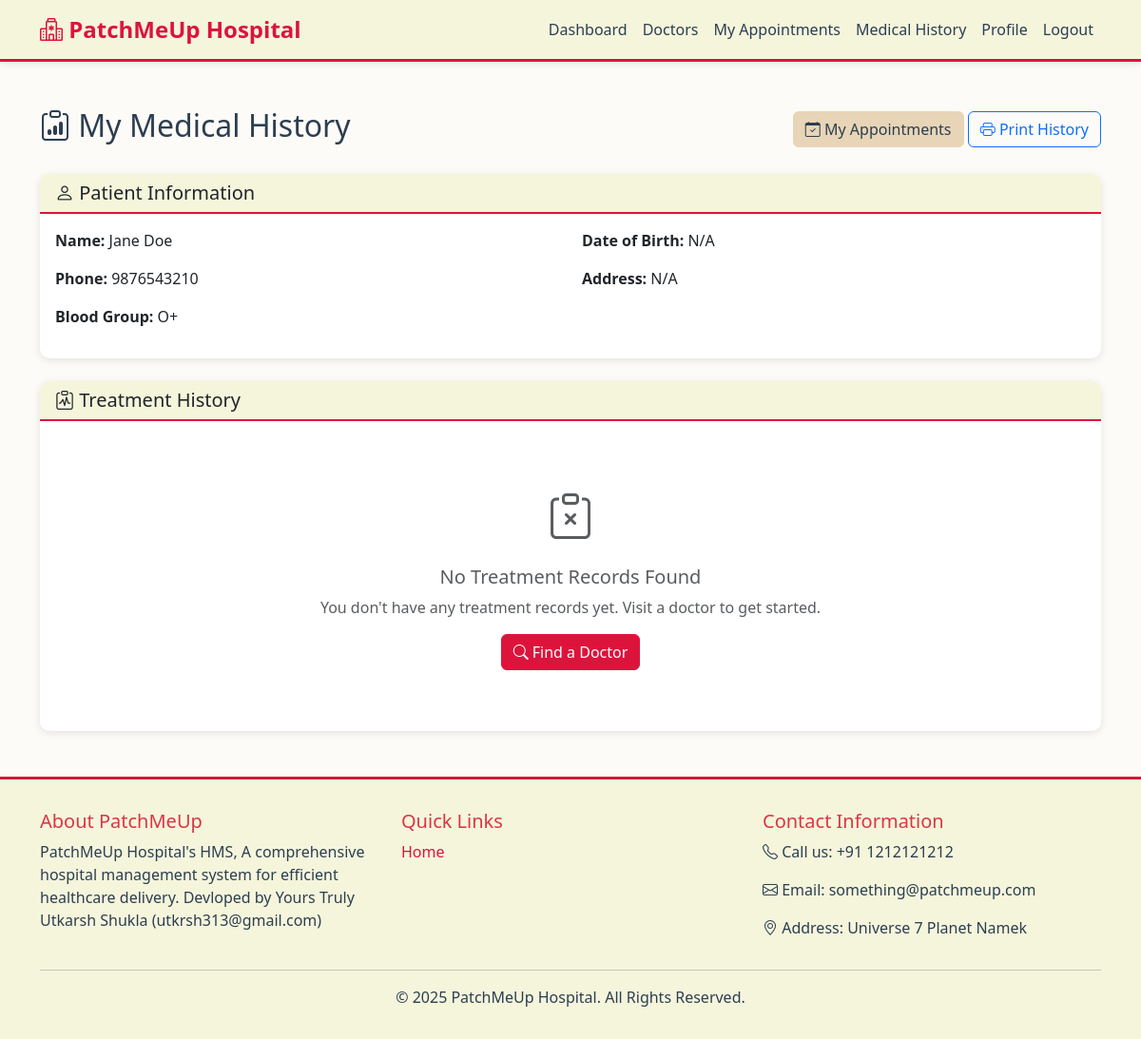
The page /patient/medical-history (signed in) on the database its author committed.
### app/models/patient.py (models this page shows, shortened)
class Patient(db.Model):
    __tablename__ = 'patients'
    id = db.Column(db.Integer, primary_key=True)
    user_id = db.Column(db.Integer, db.ForeignKey('users.id'), nullable=False)
    name = db.Column(db.String(100), nullable=False)
    phone = db.Column(db.String(20))
    date_of_birth = db.Column(db.Date)
    address = db.Column(db.Text)
    blood_group = db.Column(db.String(5))
    medical_history = db.Column(db.Text)
    appointments = db.relationship('Appointment', backref='patient', lazy='dynamic', cascade='all, delete-orphan')

### app/routes/patient_appointments.py (the view)
@patient_appointments_bp.route('/medical-history')
@login_required
@patient_required
def medical_history():
    patient = Patient.query.filter_by(user_id=current_user.id).first_or_404()
    appointments_with_treatments = Appointment.query.filter(
        Appointment.patient_id == patient.id,
        Appointment.treatment != None
    ).order_by(Appointment.date.desc()).all()
    return render_template('patient/medical_history.html',
                         patient=patient,
                         appointments=appointments_with_treatments)

### app/templates/patient/medical_history.html (shortened to what this page needs)
{% extends "base.html" %}
{% block content %}
<div class="container my-5">
    <div class="d-flex justify-content-between align-items-center mb-4">
        <h2><i class="bi bi-clipboard-data"></i> My Medical History</h2>
        <div>
            <a href="{{ url_for('patient_appointments.my_appointments') }}" class="btn btn-secondary">
                <i class="bi bi-calendar-check"></i> My Appointments
            </a>
            <button onclick="window.print()" class="btn btn-outline-primary">
                <i class="bi bi-printer"></i> Print History
            </button>
        </div>
    </div>
    <div class="card mb-4">
        <div class="card-header">
            <h5 class="mb-0"><i class="bi bi-person"></i> Patient Information</h5>
        </div>
        <div class="card-body">
            <div class="row">
                <div class="col-md-6">
                    <p><strong>Name:</strong> {{ patient.name }}</p>
                    <p><strong>Phone:</strong> {{ patient.phone or 'N/A' }}</p>
                    <p><strong>Blood Group:</strong> {{ patient.blood_group or 'N/A' }}</p>
                </div>
                <div class="col-md-6">
                    <p><strong>Date of Birth:</strong> {{ patient.date_of_birth.strftime('%b %d, %Y') if patient.date_of_birth else 'N/A' }}</p>
                    <p><strong>Address:</strong> {{ patient.address or 'N/A' }}</p>
                </div>
            </div>
        </div>
    </div>
    <div class="card">
        <div class="card-header">
            <h5 class="mb-0"><i class="bi bi-clipboard-pulse"></i> Treatment History</h5>
        </div>
        <div class="card-body">
            {% if appointments %}
            <div class="row">
                {% for apt in appointments %}
                <div class="col-md-6 mb-4">
                    <div class="card h-100 border-left-primary">
                        <div class="card-header bg-light">
                            <div class="d-flex justify-content-between align-items-center">
                                <h6 class="mb-0">{{ apt.date.strftime('%b %d, %Y') }} - {{ apt.time.strftime('%I:%M %p') }}</h6>
                                <span class="badge badge-{{ apt.status }}">{{ apt.status }}</span>
                            </div>
                            <small class="text-muted">Dr. {{ apt.doctor.name }} - {{ apt.doctor.specialization }}</small>
                        </div>
                        <div class="card-body">
                            {% if apt.treatment %}
                            <div class="mb-2">
                                <strong>Diagnosis:</strong>
                                <p class="mb-2">{{ apt.treatment.diagnosis[:100] + '...' if apt.treatment.diagnosis|length > 100 else apt.treatment.diagnosis }}</p>
                            </div>
                            {% if apt.treatment.prescription %}
                            <div class="mb-2">
                                <strong>Prescription:</strong>
                                <p class="mb-2">{{ apt.treatment.prescription[:100] + '...' if apt.treatment.prescription|length > 100 else apt.treatment.prescription }}</p>
                            </div>
                            {% endif %}
                            <div class="mt-3">
                                <a href="{{ url_for('patient_appointments.view_treatment', id=apt.treatment.id) }}"
                                   class="btn btn-sm btn-primary">
                                    <i class="bi bi-eye"></i> View Full Treatment
                                </a>
                            </div>
                            {% else %}
                            <p class="text-muted">No treatment record available</p>
                            {% endif %}
                        </div>
                        <div class="card-footer bg-light">
                            <small class="text-muted">
                                {% if apt.treatment %}
                                Treatment recorded: {{ apt.treatment.created_at.strftime('%b %d, %Y at %I:%M %p') }}
                                {% endif %}
                            </small>
                        </div>
                    </div>
                </div>
                {% endfor %}
            </div>
            {% else %}
            <div class="text-center py-5">
                <i class="bi bi-clipboard-x text-muted" style="font-size: 3rem;"></i>
                <h5 class="text-muted mt-3">No Treatment Records Found</h5>
                <p class="text-muted">You don't have any treatment records yet. Visit a doctor to get started.</p>
                <a href="{{ url_for('patient_dashboard.list_doctors') }}" class="btn btn-primary">
                    <i class="bi bi-search"></i> Find a Doctor
                </a>
            </div>
            {% endif %}
        </div>
    </div>
</div>
{% endblock %}

### app/static/css/custom.css (style rules this page uses)
:root { --primary-red: #DC143C; --dark-red: #8B0000; --beige: #F5F5DC; --beige-dark: #E8D5B7; --beige-light: #FDFBF7; --text-dark: #2c3e50; --text-light: #6c757d; --shadow: 0 2px 8px rgba(0, 0, 0, 0.1); }
body { font-family: 'Segoe UI', Tahoma, Geneva, Verdana, sans-serif; background-color: var(--beige-light); color: var(--text-dark); }
.btn-primary { background-color: var(--primary-red); border-color: var(--primary-red); color: white; }
.btn-secondary { background-color: var(--beige-dark); border-color: var(--beige-dark); color: var(--text-dark); }
.card { border: none; box-shadow: var(--shadow); border-radius: 10px; margin-bottom: 1.5rem; background-color: white; }
.card-header { background-color: var(--beige); border-bottom: 2px solid var(--primary-red); font-weight: 600; border-radius: 10px 10px 0 0 !important; }

### rows shown on the page
Patient: name "Jane Doe", phone "9876543210", blood_group "O+", date_of_birth "N/A", address "N/A"
